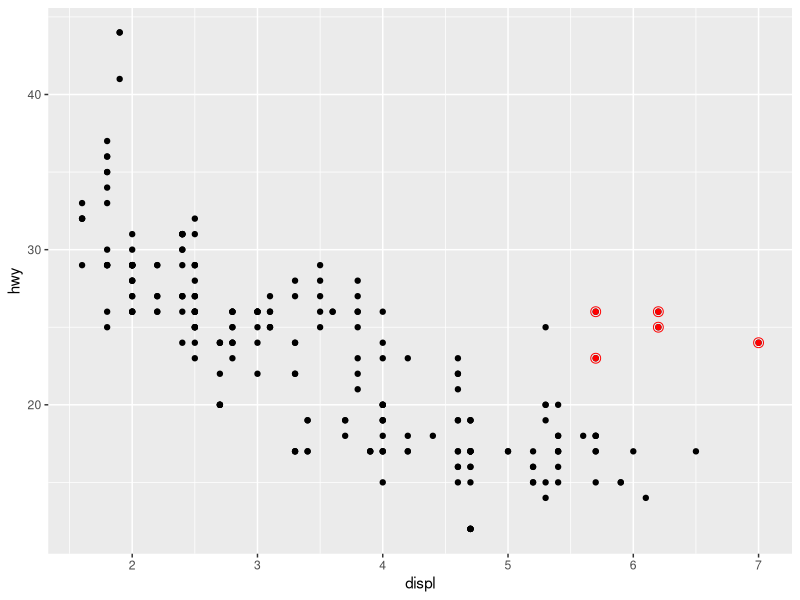
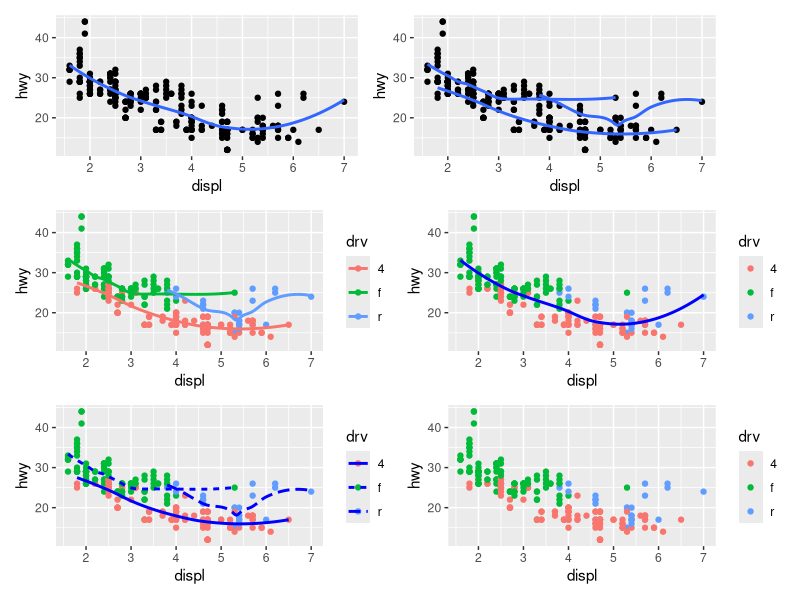
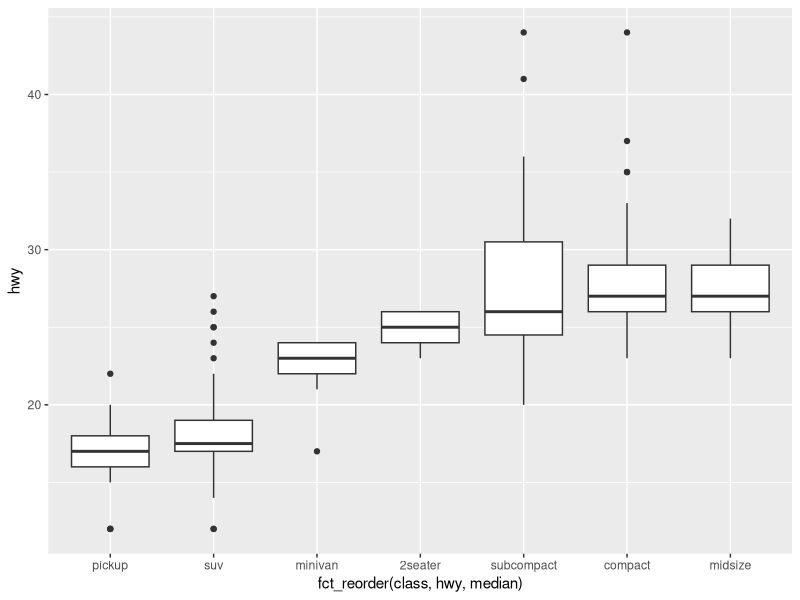
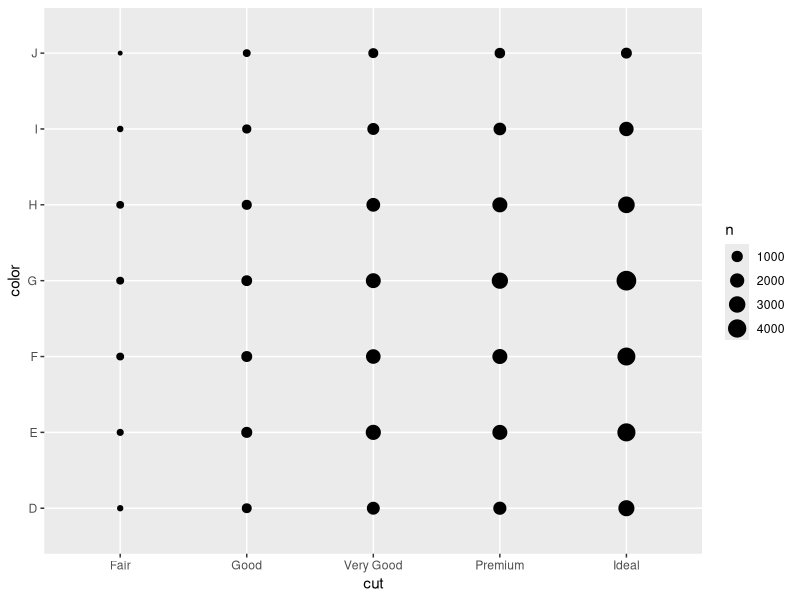
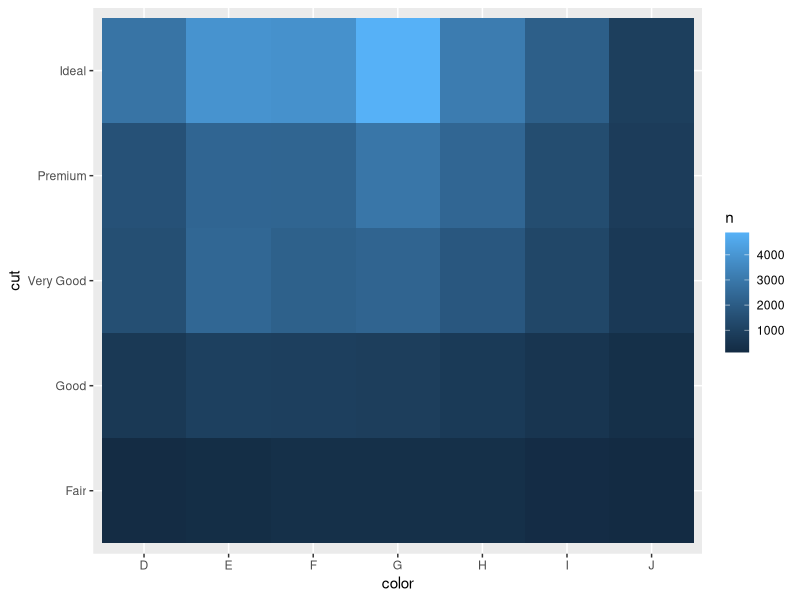

Reproduce these figures in R, in order.
## ---- chunk 1
knitr::opts_chunk$set(echo = TRUE)
## ---- chunk 2
library(tidyverse)
 
tbl <-
  tribble(
    ~id, ~x_1, ~y_2,
    "a", 1,   2,
    "b", 3,   4,
    'c', 5,   6)
new_tbl <-
  tbl %>%
  pivot_longer(
    cols = x_1:y_2,
    names_to = c("name", "number"),
    names_sep = "_",
    values_to = "value"
  )
new_tbl
## ---- chunk 3
library(tidyverse)

ggplot(mpg, aes(x = displ, y = hwy)) + 
  geom_point() + 
  geom_point(
    data = mpg  %>%  filter(class == "2seater"), 
    color = "red"
  ) +
  geom_point(
    data = mpg  %>%  filter(class == "2seater"), 
    shape = "circle open", size = 3, color = "red"
  )
## ---- chunk 4
library(tidyverse)
library(patchwork)
 
p1 <-
  mpg %>%
  ggplot(aes(x = displ, y = hwy)) +
  geom_point() +
  geom_smooth(se = FALSE)
 
p2 <-
  mpg %>%
  ggplot(aes(x = displ, y = hwy)) +
  geom_point() +
  geom_smooth(aes(group = drv), se = FALSE, show.legend = FALSE)
 
p3 <-
  mpg %>%
  ggplot(aes(x = displ, y = hwy, color = drv)) +
  geom_point() +
  geom_smooth(se = FALSE)
 
p4 <-
  mpg %>%
  ggplot(aes(x = displ, y = hwy, color = drv)) +
  geom_point() +
  geom_smooth(color = 'blue', se = FALSE)
 
p5 <-
  mpg %>%
  ggplot(aes(x = displ, y = hwy, color = drv)) +
  geom_point() +
  geom_smooth(aes(linetype = drv), color = 'blue', se = FALSE)
 
p6 <-
  mpg %>%
  ggplot(aes(x = displ, y = hwy, color = drv)) +
  geom_point()
 
(p1 | p2) / (p3 | p4) / (p5 | p6)
## ---- chunk 5
## order class by median of hwy
ggplot(mpg, aes(x = fct_reorder(class, hwy, median), y = hwy)) +
  geom_boxplot()
## ---- chunk 6
ggplot(diamonds, aes(x = cut, y = color)) +
  geom_count()
## ---- chunk 7
diamonds |> 
  count(color, cut) |>  
  ggplot(aes(x = color, y = cut)) +
  geom_tile(aes(fill = n))
